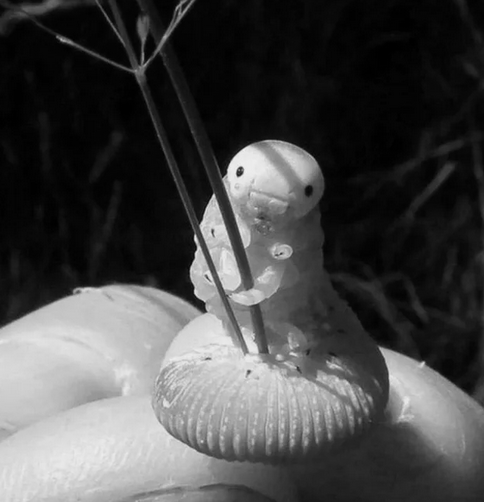
%> input picture University Projects/Image processing (CSC 478) HWs/grayScale_wa.tif, 484 x 502 px
$ octave 'HW4 BitPlanes.m'   (GNU Octave 9; MATLAB toolbox functions it lacks are replaced by stand-ins)
%> lines starting %> are read from the running program, lines starting %| are printed output that depends on the picture; in (x1, y1, x2, y2) boxes, pixels count from 0 and x2, y2 are one past the last pixel; in counts of white or black regions, pixels touching at a corner belong together; the program's own positions count from 1
im = imread('grayScale_wa.tif');
%> im is the input picture: size 502x484 uint8; min 0, max 240, mean 71.7
im_double = double(im);

c0=mod(im_double,2);
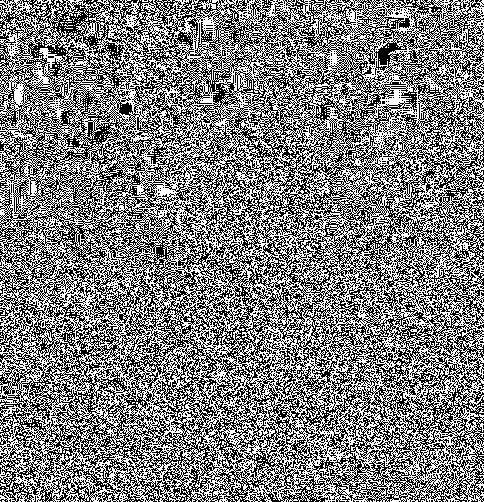
%> c0: size 502x484 double; values 0 (black) and 1 (white), 49.8% white in thin lines or dots
c1=mod(floor(im_double/2),2);
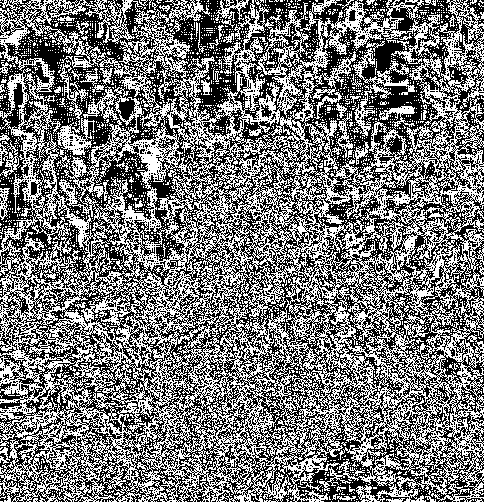
%> c1: size 502x484 double; values 0 (black) and 1 (white), 47.4% white in thin lines or dots
c2=mod(floor(im_double/4),2);
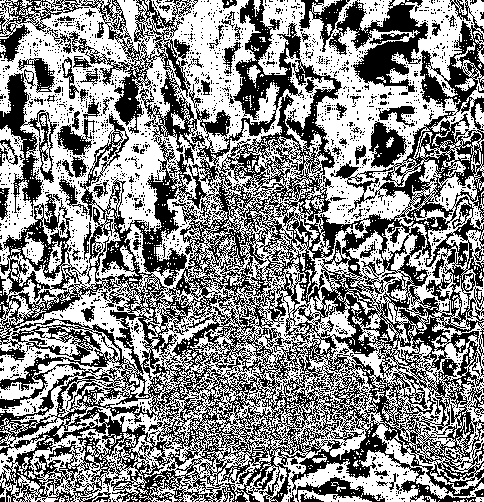
%> c2: size 502x484 double; values 0 (black) and 1 (white), 53.9% white; 2255 black regions (2164 under 20 px), largest, box (x1, y1, x2, y2) and area: (0, 0, 484, 502) 90884, (329, 0, 428, 95) 3801, (0, 69, 57, 213) 2648
c3=mod(floor(im_double/8),2);
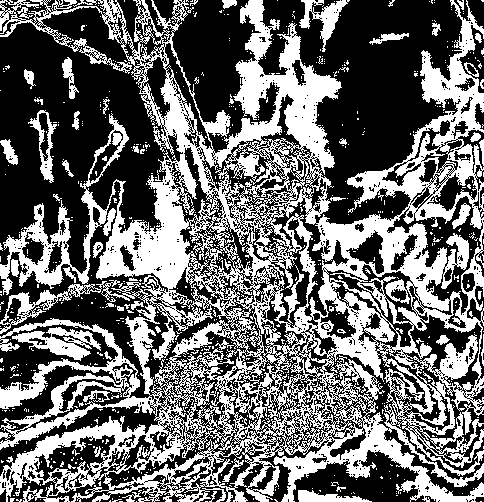
%> c3: size 502x484 double; values 0 (black) and 1 (white), 42% white; 778 white regions (723 under 20 px), largest, box (x1, y1, x2, y2) and area: (0, 0, 484, 502) 93241, (12, 327, 101, 361) 1308, (299, 0, 350, 52) 868
c4=mod(floor(im_double/16),2);
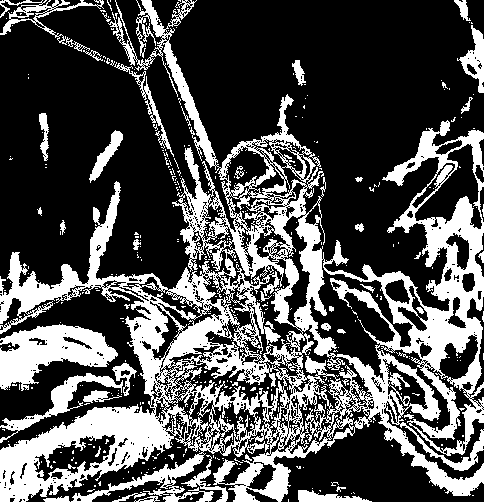
%> c4: size 502x484 double; values 0 (black) and 1 (white), 31.5% white; 460 white regions (418 under 20 px), largest, box (x1, y1, x2, y2) and area: (0, 0, 484, 502) 63505, (0, 324, 118, 391) 4247, (0, 373, 123, 443) 1411
c5=mod(floor(im_double/32),2);
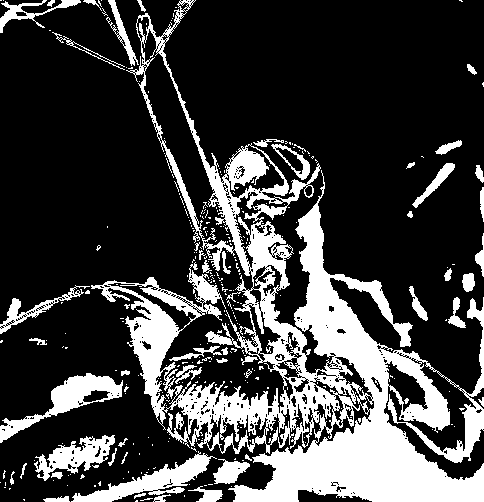
%> c5: size 502x484 double; values 0 (black) and 1 (white), 24.8% white; 324 white regions (272 under 20 px), largest, box (x1, y1, x2, y2) and area: (91, 0, 484, 502) 46698, (71, 451, 217, 502) 2211, (0, 373, 123, 443) 2184
c6=mod(floor(im_double/64),2);
%> c6: size 502x484 double; values 0 (black) and 1 (white), 24.2% white; 210 white regions (186 under 20 px), largest, box (x1, y1, x2, y2) and area: (0, 144, 374, 502) 43595, (92, 283, 293, 413) 6077, (377, 345, 484, 480) 3290
c7=mod(floor(im_double/128),2);
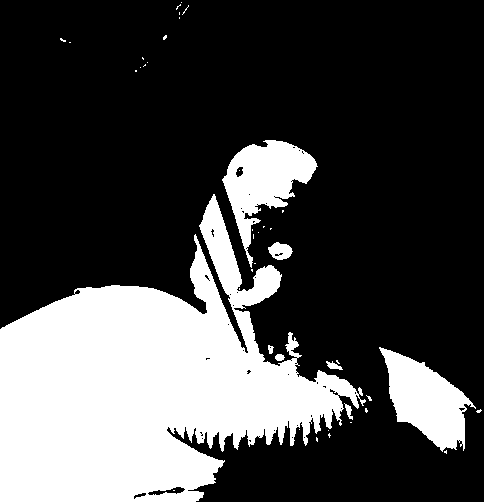
%> c7: size 502x484 double; values 0 (black) and 1 (white), 28.3% white; 42 white regions (34 under 20 px), largest, box (x1, y1, x2, y2) and area: (0, 194, 366, 502) 57896, (222, 140, 318, 268) 5113, (379, 347, 476, 452) 5080

% [5 lines of commented-out code are left out]
imshow(c0)
pause(1)
imshow(c1)
pause(1)
imshow(c2)
pause(1)
imshow(c3)
pause(1)
imshow(c4)
pause(1)
imshow(c5)
pause(1)
imshow(c6)
pause(1)
imshow(c7)
pause(1)

cc=2*(2*(2*(2*(2*(2*(2*c7+c6)+c5)+c4)+c3)+c2)+c1)+c0;
imshow(uint8(cc))
